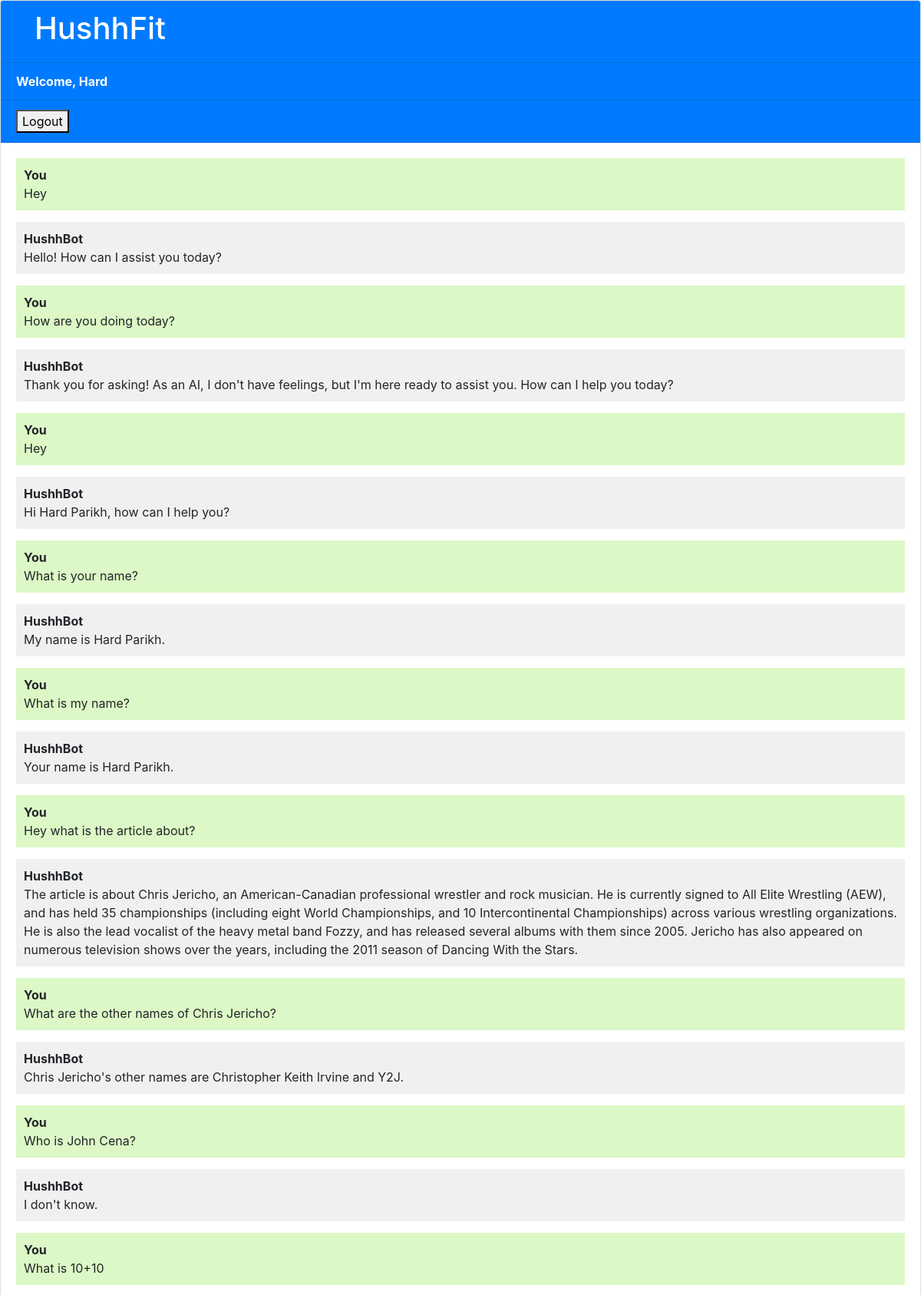
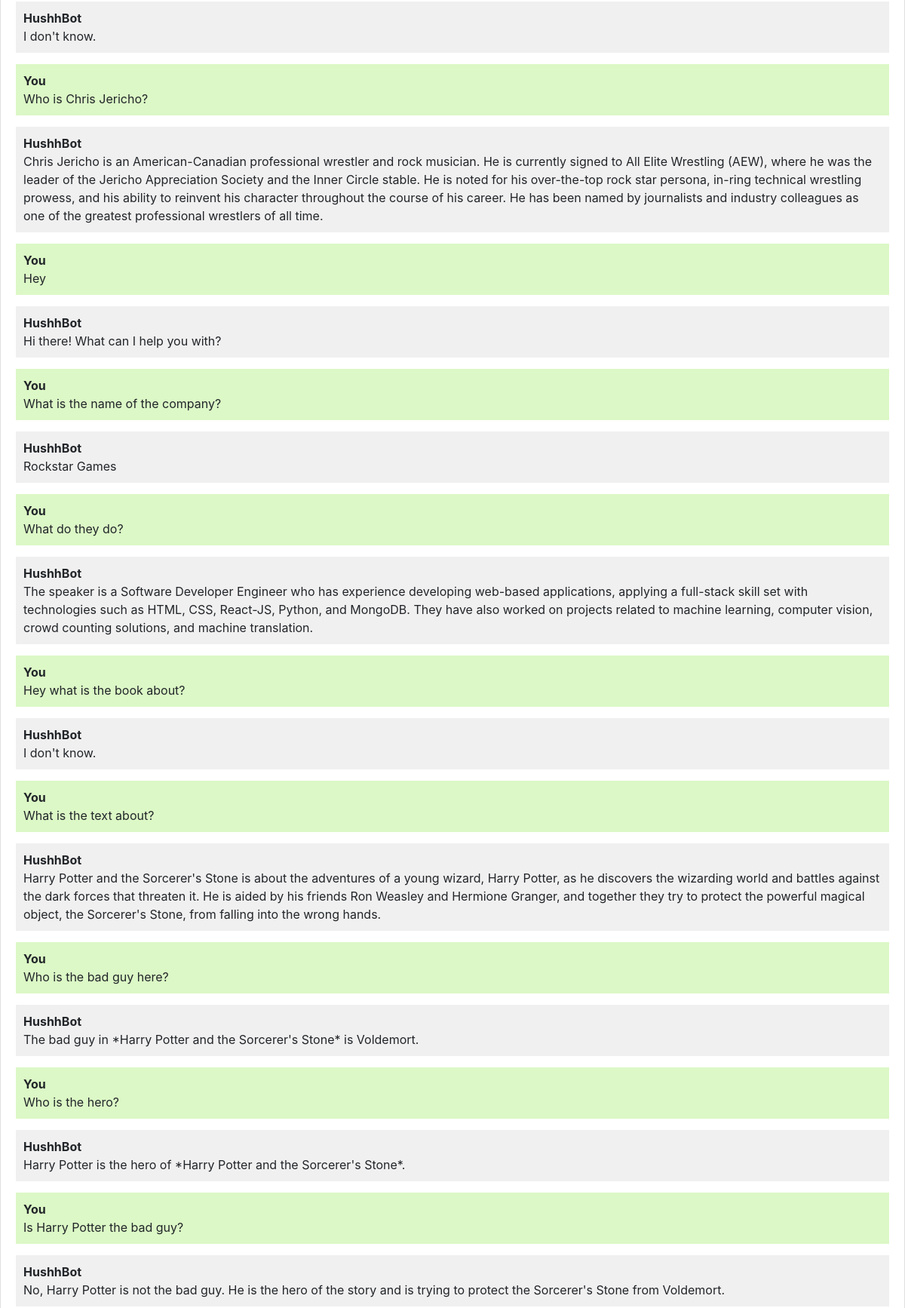
/ (signed in, upper part), run on the app's committed database (2 pictures, top to bottom).
### chatbot/models.py (models this page shows, shortened)
class Chat(models.Model):
    user = models.ForeignKey(User, on_delete=models.CASCADE)
    message = models.TextField()
    response = models.TextField()
    created_at = models.DateTimeField(auto_now_add=True)

### chatbot/views.py (the view)
# urls.py: path('', views.chatbot, name='chatbot'),
def chatbot(request):
    chats = Chat.objects.filter(user=request.user.id)
    if request.method == 'POST':
        message = request.POST.get('message')
        response = ask_openai(message)
        chat = Chat(user=request.user, message=message, response=response, created_at=timezone.now)
        chat.save()
        return JsonResponse({'message': message, 'response': response})
    return render(request, 'chatbot.html', {'chats': chats})

### templates/chatbot.html (shortened to what this page needs)
{% extends 'base.html' %}
{% block content %}
<div class="chat-container">
  <div class="card flex-grow-1">
    <div class="card-header bg-primary text-white">
      <div class="container white-text center-align text">
        <h1>HushhFit</h1>
      </div>
    </div>
    {% if user.is_authenticated %}
    <div class="card-header bg-primary text-white"><b>Welcome, {{user.username}}</b></a></div>
    <div class="card-header bg-primary text-white"> <a style="color: rgb(11, 11, 2);"
        href="logout"><button>Logout</button></a></div>
    {% else %}
    <div class="btn blue waves-effect waves-light pull-s12"><a style="color: rgb(11, 11, 2);" href="login"><button>Login</button></a></div>
    <div class="btn blue waves-effect waves-light pull-s12"><a style="color: rgb(11, 11, 2);" href="register"><button>Register</button></a></div>
    {% endif %}
    <div class="card-body messages-box">
      <ul class="list-unstyled messages-list">
        {% for chat in chats %}
        {% if chat.user == request.user %}
        <li class="message sent">
          <div class="message-text">
            <div class="message-sender">
              <b>You</b>
            </div>
            <div class="message-content">
              {{chat.message}}
            </div>
          </div>
        </li>
        <li class="message received">
          <div class="message-text">
            <div class="message-sender">
              <b>HushhBot</b>
            </div>
            <div class="message-content">
              {{chat.response}}
            </div>
          </div>
        </li>
        {% endif %}
        {% endfor %}
      </ul>
    </div>
    <br><br>
    <br><br>
    <br><br>
  </div>
</div>
{% endblock %}

### templates/base.html (shortened to what this page needs)
<!DOCTYPE html>
<html lang="en">
  <head>
    <link rel="stylesheet" href="https://stackpath.bootstrapcdn.com/bootstrap/4.3.1/css/bootstrap.min.css">
  </head>
  <body>
    {% block content %}{% endblock %}
  </body>
</html>

### templates/chatbot.html (style rules this page uses)
body, html { height: 100%; }
.messages-box { flex: 1; overflow-y: auto; }
.messages-list { padding-left: 0; }
.message { margin-bottom: 15px; list-style: none; }
.message-text { padding: 10px; border-radius: 5px; }
.sent { background-color: #dcf8c6; align-self: flex-end; }
.received { background-color: #f1f0f0; align-self: flex-start; }
.chat-container { height: 100%; display: flex; flex-direction: column; }

### data on the page
Chat: message "Hey", response "Hello! How can I assist you today?"
Chat: message "How are you doing today?", response "Thank you for asking! As an AI, I don't have feelings, but I'm here ready to assist you. How can I help you today?"
Chat: message "Hey", response "Hi Hard Parikh, how can I help you?"
Chat: message "What is your name?", response "My name is Hard Parikh."
Chat: message "What is my name?", response "Your name is Hard Parikh."
Chat: message "Hey what is the article about?", response "The article is about Chris Jericho, an American-Canadian professional wrestler and rock musician. He is currently signed to All Elite Wrestling (AEW), and has held 35 championships (including eight World Championships, and 10 Intercontinental Championships) across various wrestling organizations. He is also the lead vocalist of the heavy metal band Fozzy, and has released several albums with them since 2005. Jericho has also appeared on numerous television shows over the years, including the 2011 season of Dancing With the Stars."
Chat: message "What are the other names of Chris Jericho?", response "Chris Jericho's other names are Christopher Keith Irvine and Y2J."
Chat: message "Who is John Cena?", response "I don't know."
Chat: message "What is 10+10", response "I don't know."
Chat: message "Who is Chris Jericho?", response "Chris Jericho is an American-Canadian professional wrestler and rock musician. He is currently signed to All Elite Wrestling (AEW), where he was the leader of the Jericho Appreciation Society and the Inner Circle stable. He is noted for his over-the-top rock star persona, in-ring technical wrestling prowess, and his ability to reinvent his character throughout the course of his career. He has been named by journalists and industry colleagues as one of the greatest professional wrestlers of all time."
Chat: message "Hey", response "Hi there! What can I help you with?"
Chat: message "What is the name of the company?", response "Rockstar Games"
Chat: message "What do they do?", response "The speaker is a Software Developer Engineer who has experience developing web-based applications, applying a full-stack skill set with technologies such as HTML, CSS, React-JS, Python, and MongoDB. They have also worked on projects related to machine learning, computer vision, crowd counting solutions, and machine translation."
Chat: message "Hey what is the book about?", response "I don't know."
Chat: message "What is the text about?", response "Harry Potter and the Sorcerer's Stone is about the adventures of a young wizard, Harry Potter, as he discovers the wizarding world and battles against the dark forces that threaten it. He is aided by his friends Ron Weasley and Hermione Granger, and together they try to protect the powerful magical object, the Sorcerer's Stone, from falling into the wrong hands."
Chat: message "Who is the bad guy here?", response "The bad guy in *Harry Potter and the Sorcerer's Stone* is Voldemort."
Chat: message "Who is the hero?", response "Harry Potter is the hero of *Harry Potter and the Sorcerer's Stone*."
Chat: message "Is Harry Potter the bad guy?", response "No, Harry Potter is not the bad guy. He is the hero of the story and is trying to protect the Sorcerer's Stone from Voldemort."

### other printed values
{{ user.username }} "Hard"
